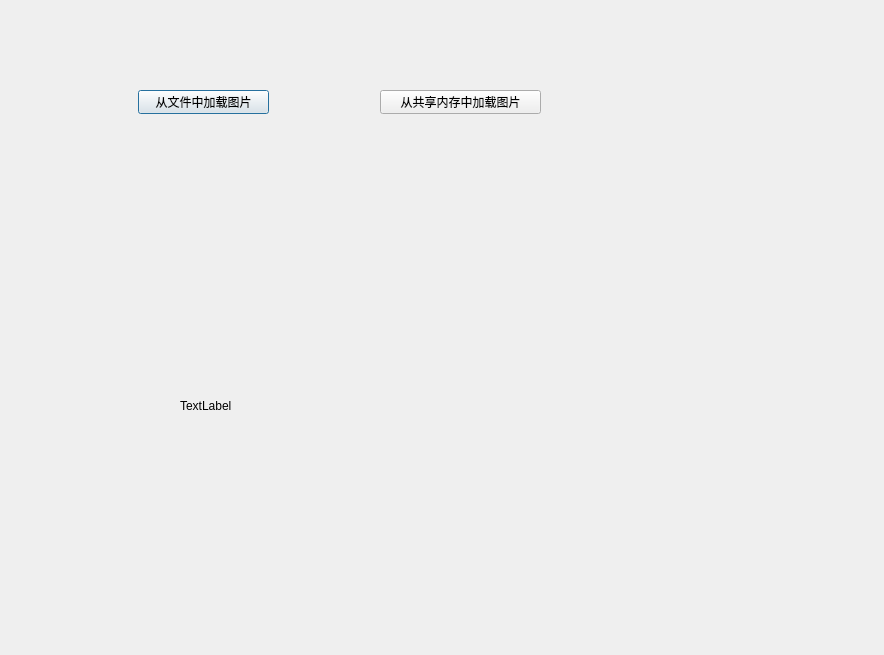
<?xml version="1.0" encoding="UTF-8"?>
<ui version="4.0">
 <class>Dialog</class>
 <widget class="QDialog" name="Dialog">
  <property name="geometry">
   <rect>
    <x>0</x>
    <y>0</y>
    <width>884</width>
    <height>655</height>
   </rect>
  </property>
  <property name="windowTitle">
   <string>Dialog</string>
  </property>
  <widget class="QPushButton" name="lodeFromFileBtn">
   <property name="geometry">
    <rect>
     <x>138</x>
     <y>90</y>
     <width>131</width>
     <height>24</height>
    </rect>
   </property>
   <property name="text">
    <string>从文件中加载图片</string>
   </property>
  </widget>
  <widget class="QPushButton" name="lodeFromSharedMemeryBtn">
   <property name="geometry">
    <rect>
     <x>380</x>
     <y>90</y>
     <width>161</width>
     <height>24</height>
    </rect>
   </property>
   <property name="text">
    <string>从共享内存中加载图片</string>
   </property>
  </widget>
  <widget class="QLabel" name="label">
   <property name="geometry">
    <rect>
     <x>180</x>
     <y>210</y>
     <width>441</width>
     <height>391</height>
    </rect>
   </property>
   <property name="text">
    <string>TextLabel</string>
   </property>
  </widget>
 </widget>
 <layoutdefault spacing="6" margin="11"/>
 <resources/>
 <connections/>
</ui>
